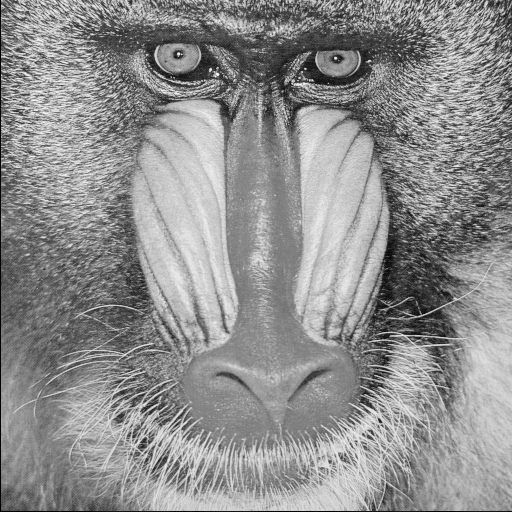
#> input picture images/project3/demo.pgm, 512 x 512 px
$ jupyter execute --allow-errors Project3B.ipynb   (older library calls are emulated)
#> lines starting #> are read from the running program, lines starting #| are printed output that depends on the picture; after the words box and inside, x2 and y2 are one past the last pixel; in counts of white or black regions, pixels touching at a corner belong together
### project3/project3.py
import cv2
import numpy as np
import matplotlib
import matplotlib.pyplot as plt
import math


# [8 lines left out: function Gaussian_Blur, not called in this run]

def Sobel_Edge_Horz(img):
    g_x = np.array([[-1, 0, 1], [-2, 0, 2], [-1, 0, 1]])
    filtered_g_x = cv2.filter2D(img, cv2.CV_32F, g_x)
    return filtered_g_x

def Sobel_Edge_Vert(img):
    g_y = np.array([[-1, -2, -1], [0, 0, 0], [1, 2, 1]])
    filtered_g_y = cv2.filter2D(img, cv2.CV_32F, g_y)
    return filtered_g_y

def Sobel_Edge(img):
    g = np.sqrt((Sobel_Edge_Horz(img)**2 + Sobel_Edge_Vert(img)**2))
    return g

# [64 lines left out: functions myHoughLines, Finding_Identical_Lines, not called in this run]

# Part B ==================================================================== #

def Finding_Gradient(img):
    G_x = Sobel_Edge_Horz(img)
    G_y = Sobel_Edge_Vert(img)
    mag = np.sqrt(G_x**2 + G_y**2)
    theta = np.arctan2(G_y, G_x)
    return np.dstack((mag, theta))


def Non_Maximum_Supp(img):
    gradient = Finding_Gradient(img)
    mag = np.dsplit(gradient, 2)[0]
    theta = np.dsplit(gradient, 2)[1]
    thetaValues = np.linspace(0, 3*(math.pi)/4, 4)
    theta = np.digitize(theta, thetaValues)
    for pixel_height in range(len(mag[0])-1):
        for pixel_width in range(len(mag)-1):
            if theta[pixel_width][pixel_height][0] == 0:
                if mag[pixel_width][pixel_height][0] <= mag[pixel_width+1][pixel_height][0] or mag[pixel_width][pixel_height][0] <= mag[pixel_width-1][pixel_height][0]:
                    mag[pixel_width][pixel_height] = 0
            elif theta[pixel_width][pixel_height][0] == np.pi/2:
                if mag[pixel_width][pixel_height][0] <= mag[pixel_width-1][pixel_height][0] or mag[pixel_width][pixel_height][0] <= mag[pixel_width][pixel_height+1][0]:
                    mag[pixel_width][pixel_height] = 0
            elif theta[pixel_width][pixel_height][0] == np.pi/4:
                if mag[pixel_width][pixel_height][0] <= mag[pixel_width+1][pixel_height+1][0] or mag[pixel_width][pixel_height][0] <= mag[pixel_width-1][pixel_height-1][0]:
                    mag[pixel_width][pixel_height] = 0
            elif theta[pixel_width][pixel_height][0] == 3*(np.pi)/4:
                if mag[pixel_width][pixel_height][0] <= mag[pixel_width-1][pixel_height+1][0] or mag[pixel_width][pixel_height][0] <= mag[pixel_width+1][pixel_height-1][0]:
                    mag[pixel_width][pixel_height] = 0

    return mag

def Setting_Thresholds(img, t_l, t_h):
    for pixel_height in range(len(img[0])):
        for pixel_width in range(len(img)):
            if img[pixel_width][pixel_height][0] > t_h:
                img[pixel_width][pixel_height] = 1
            elif img[pixel_width][pixel_height][0] > t_l:
                img[pixel_width][pixel_height] = 0.5
            else:
                img[pixel_width][pixel_height] = 0

    return img

def Edge_Tracking(img):
    for pixel_height in range(len(img[0])):
        for pixel_width in range(len(img)):
            if pixel_width - 1 > 0 and pixel_width + 1 < len(img[pixel_width]-1) and pixel_height - 1 > 0 and pixel_height + 1 < len(img):
                if img[pixel_width][pixel_height][0] == 0.5:
                    W = img[pixel_width-1][pixel_height][0]
                    NW = img[pixel_width-1][pixel_height+1][0]
                    N = img[pixel_width][pixel_height+1][0]
                    NE = img[pixel_width+1][pixel_height+1][0]
                    E = img[pixel_width+1][pixel_height][0]
                    SE = img[pixel_width+1][pixel_height-1][0]
                    S = img[pixel_width][pixel_height-1][0]
                    SW = img[pixel_width-1][pixel_height-1][0]
                    if W == 1 or NW == 1 or N == 1 or NE == 1 or E == 1 or SE == 1 or S == 1 or SW == 1:
                        img[pixel_width][pixel_height] = 1

    return img

def Canny(img, threshold1, threshold2):
    blur = cv2.GaussianBlur(img, (5, 5), 0)
    sobel = Sobel_Edge(blur)
    grad = Finding_Gradient(sobel)
    Non_Max = Non_Maximum_Supp(grad)
    N_M = Non_Max / np.amax(Non_Max)
    threshold = Setting_Thresholds(N_M, threshold1, threshold2)
    edge = Edge_Tracking(threshold)
    return edge


# [30 lines that do not run on import are left out]
    # [14 lines of commented-out code are left out]

### project3/Project3B.ipynb
# Project 3B:  Canny Filter

The Sobel operator used in Part A of this project is good, but tends to over-produce edges. The Canny operator is a common approach to isolating edge pixels.  As demonstrated by lecture and readings, there are five steps.  In your `project3.py` file, implement each of the steps and test below.

---

### Step 1: Apply a Gaussian filter to smooth the image.

A nice 5x5 kernel like those used in Project 2 should be good.  Show your results below

[cell 1]
import numpy as np
import matplotlib.pyplot as plt
import math
import cv2
from project3 import *

monkey = cv2.imread("../images/project3/demo.pgm")
#> monkey is the input picture: shape (512, 512, 3); min 0, max 255, mean 142.4
horz = cv2.imread("../images/project3/horz.pgm")
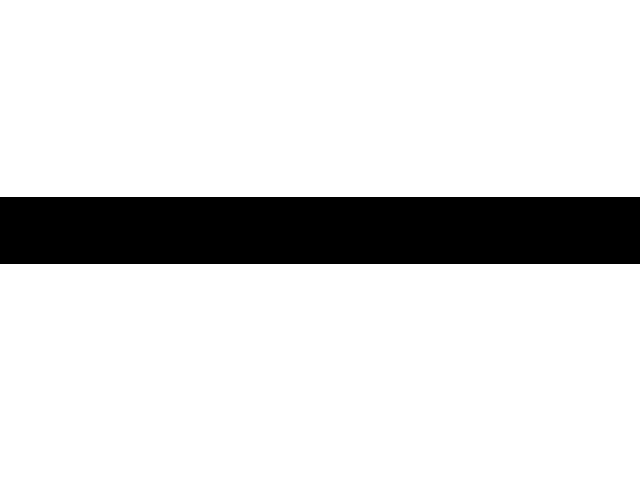
#> input picture images/project3/horz.pgm, 640 x 480 px
#> horz is the input picture: shape (480, 640, 3); 86% white; 1 black region, box (x1, y1, x2, y2) and area: (0, 197, 640, 264) 42880
vert = cv2.imread("../images/project3/vert.pgm")
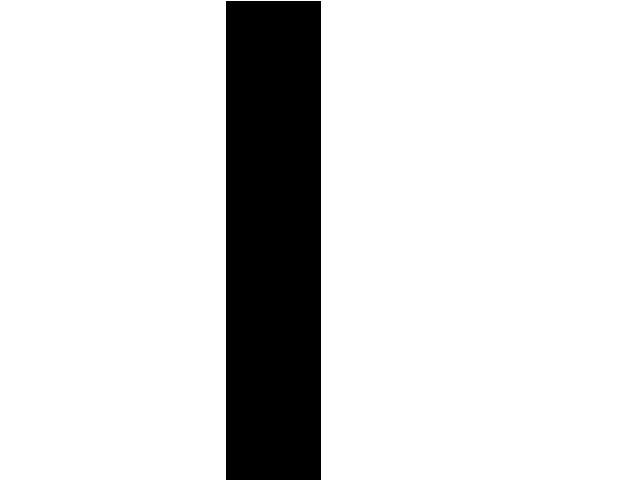
#> input picture images/project3/vert.pgm, 640 x 480 px
#> vert is the input picture: shape (480, 640, 3); 85.2% white; 1 black region, box (x1, y1, x2, y2) and area: (226, 1, 321, 480) 45505
dots = cv2.imread("../images/project3/four-horiz-dots.pgm")
test_image = cv2.imread("../images/project3/testimage.pgm")
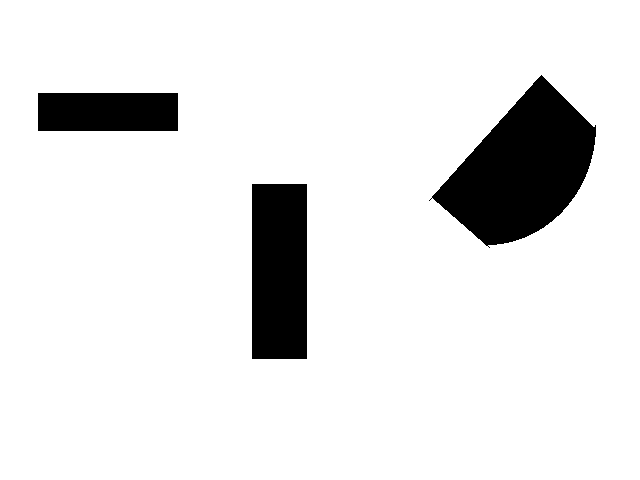
#> input picture images/project3/testimage.pgm, 640 x 480 px
#> test_image is the input picture: shape (480, 640, 3); 90% white; 3 black regions, box (x1, y1, x2, y2) and area: (429, 75, 596, 248) 15676, (252, 184, 307, 359) 9625, (38, 93, 178, 131) 5320

blur = cv2.GaussianBlur(monkey, (5, 5), 0)

# [6 lines of commented-out code are left out]

plt.imshow(monkey)
plt.show()

plt.imshow(blur)
plt.show()

---

### Step 2: Find the gradient

Use a sobel operator to find the intensity gradient of the image -- that is, the edges

* You'll need to calculate both the magnitude (as in part A)

$G = \sqrt{G_{x}^{2} + G_{y}^{2}}$

* You'll also need to calculate the orientation of the edge:

$ \theta = arctan(\frac{G_{y}}{G_{x}}) $

It is up to your discretion what format you store this information, but keep in mind it is on a per-pixel level.

Visualize the magnitude and orientation of the edges in an image in the cell below

[cell 2]
gradient = Finding_Gradient(blur)

mag = np.dsplit(gradient, 2)[0]
theta = np.dsplit(gradient, 2)[1]

magnitude = mag/np.amax(mag)
orien = (theta/np.pi)+0.5

plt.imshow((np.clip(magnitude, 0, 1)*255).astype(np.uint8))
plt.show()

plt.imshow((np.clip(orien, 0, 1)*255).astype(np.uint8))
plt.show()
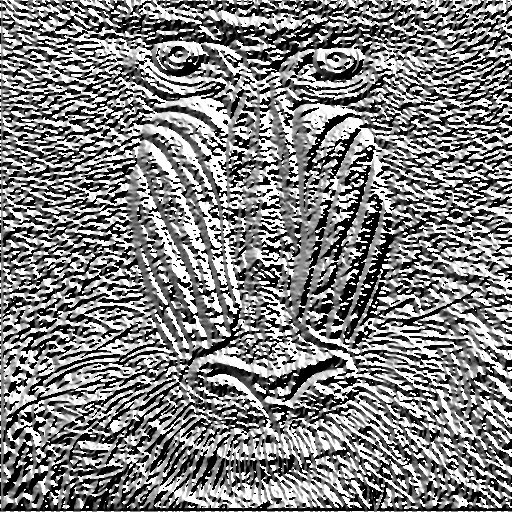
#> shown: shape (512, 512, 3); min 0, max 255, mean 128.5

---

### Step 3: Non Maximum Suppression

The idea here is that some gradient edges can still be many pixels wide "thick", whereas we really only want edges to be one pixel wide.  We can resolve this by iterating through each *magnitude* pixel, and compare its value to the values of its neighbors along the orientation of the edge (as calculated by your orientation image).  We only care about four "cardinal" directions.

* if the (rounded) angle is $0^{\circ}$, compare the pixel to its east and west neighbors, and zero it out if it non-maximal
* if the angle is $90^{\circ}$, compare to the north and west neighbors
* follow the same logic for $45^{\circ}$ (NE and SW) and $135^{\circ}$ (NW and SE)

In the event that a pixel's magnitude is lower than its neighbors, just set it to zero.  If it is maximal, leave it alone.  Show the result of your testing below.

[cell 3]
Non_Max = Non_Maximum_Supp(blur)
#> in Non_Maximum_Supp, `theta = np.digitize(theta, thetaValues)`:
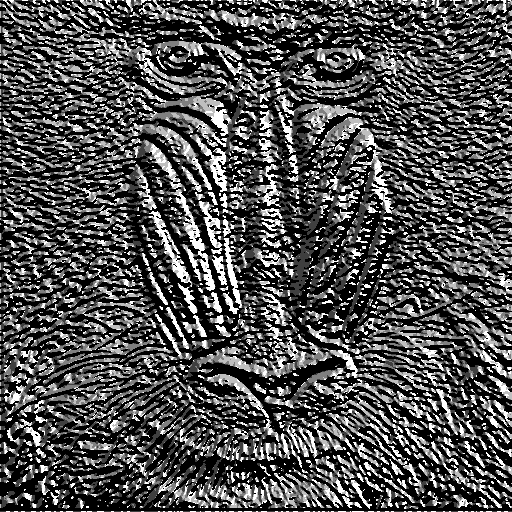
#> theta: shape (512, 512, 3) int64; min 0, max 4, mean 1.26; drawn with min black and max white
#> after the loop in Non_Maximum_Supp, `for pixel_height in range(len(mag[0])-1):`:
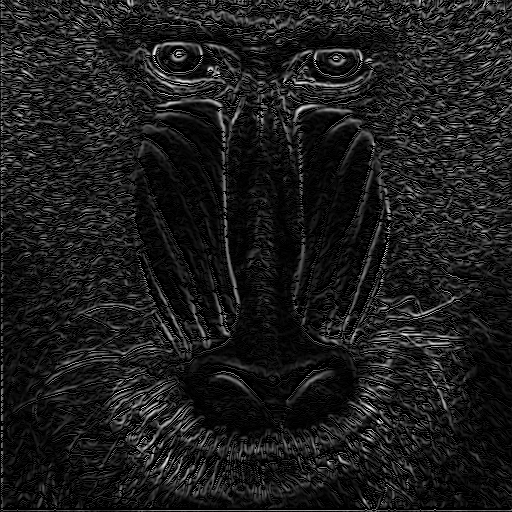
#> mag: shape (512, 512, 3) float32; min 0, max 403.9, mean 44.9; drawn with min black and max white

# print(np.amax(Non_Max))
# print(np.amin(Non_Max))
N_M = Non_Max/np.amax(Non_Max)

# print(np.unique(N_M))

plt.imshow((np.clip(N_M, 0, 1)*255).astype(np.uint8))
plt.show()

---

### Step 4: Set two thresholds

We next need to determine a "high" --  $T_{hi}$  -- and "low"  -- $T_{low}$ --  threshold value for edge pixels.  The idea here is that we can now classify magnitude pixels into three categories:

* strong:  ($ G \gt T_{hi}$)- definitely an edge
* weak:  ($ T_{low} \lt G \lt T_{hi}$) - possibly an edge
* discard: ($G \lt T_{low}$) - too weak, simply discard

Unfortunately, these values have to be determined through emprical trial and error, and can vary from image to image.

Try having $T_{hi} = 1.5 \times T_{low}$

Test for a range of different values, and show them side by side

[cell 4]
# print(np.unique(N_M))

Thresholding = Setting_Thresholds(N_M, 0.2, 0.3)
#> after the loop in Setting_Thresholds, `for pixel_height in range(len(img[0])):`:
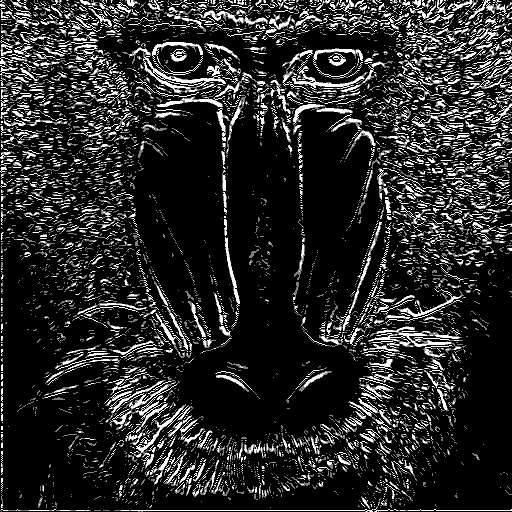
#> img: shape (512, 512, 3) float32; min 0, max 1, mean 0.159
# print(np.amax(test_image))
# print(np.amin(test_image))
# print(np.unique(Thresholding))

plt.imshow(Thresholding)
plt.show()

---

### Step 5: Edge Tracking

Follow the following "blob tracking" algorithm:  iterate through all the weak magnitude pixels and look at its eight neighbors.  If at least one of its neighbors is a strong pixel, then the weak edge pixel probably belongs to a strong edge, and keep it.  Otherwise, discard it. Demonstrate your testing below.

[cell 5]
edge_tracking = Edge_Tracking(Thresholding)
#> after the loop in Edge_Tracking, `for pixel_height in range(len(img[0])):`:
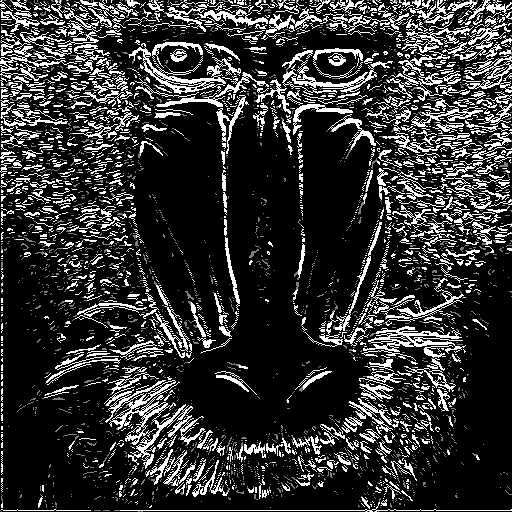
#> img: shape (512, 512, 3) float32; 7.79% of pixels changed, all inside (x1, y1, x2, y2) = (2, 2, 511, 511)

plt.imshow(edge_tracking)
plt.show()

### Conclusion:

Wrap everything together in a function called Canny inside of project3.py.  You should use the same API signature as the openCV Canny() edge detector.  Show your testing below.

[cell 6]
Canny = Canny(blur, 0.2, 0.3)
#> in Sobel_Edge_Vert (call 4), `filtered_g_y = cv2.filter2D(img, cv2.CV_32F, g_y)`:
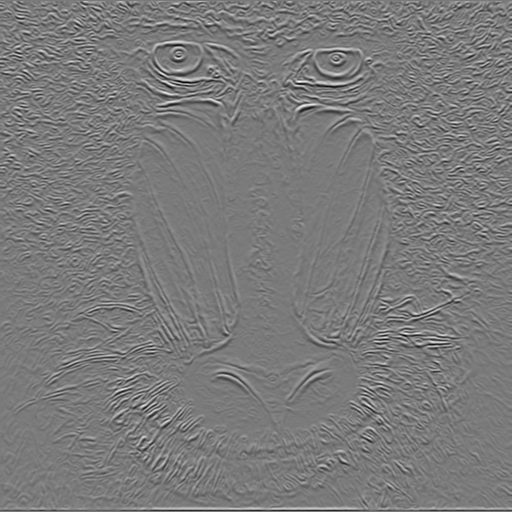
#> filtered_g_y: shape (512, 512, 3) float32; min -864.8, max 929.8, mean 0; drawn with min black and max white
#> in Finding_Gradient (call 3), `theta = np.arctan2(G_y, G_x)`:
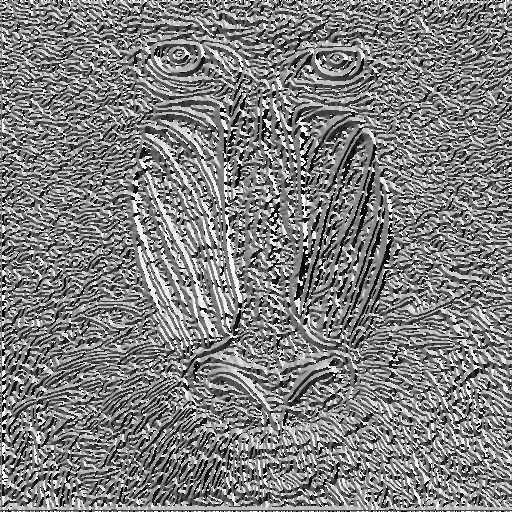
#> theta: shape (512, 512, 3) float32; min -3.14, max 3.14, mean 0.0127; drawn with min black and max white

# print(np.amax(Canny))
# print(np.amin(Canny))
# print(np.unique(Canny))

#> (the rest of this cell did not finish here and is left out)

### Write-Up:

I found the gradient by calling the sobel edge x and y functions that I built and calculating the magnitude and orientation of each pixel. The Non_Maximum_Suppression function that I made creates a range of theta values and it checks to see if those values (orientation) equate to 0, 45, 90 and 135 degrees. If they do, then it checks certain neighbors to see if their magnitude is larger than the current one. If they are then it's set to 0. This ultimately thins out the lines that the pixels create.

For the Setting_Thresholds Function, I figure out if the theta value is greater than the high threshold or if it's in between the two thresholds or if it's less than the low threshold. In any one of these cases, I create a new list of tuples consisting of the pixel and its corresponding letter that indicates whether it's a strong edge or a weak edge. If the letter d is associated with a pixel, then that means it should be discarded and it's too weak to be an edge.

For edge_tracking, I need to first figure out which pixels are considered weak and I need to find where that pixel is located in the image. Once I found that, I find all of the 8 neighboring pixels around it and add it to a list called neighbors. Then I check to see if any of its neighbors is a strong pixel. If none of them are, then I get rid of it - setting it to 0.

#### UPDATE:
I realized that by making a list of tuples of the pixels that are strong, weak and discarded, it makes it harder to edit them and access them in the actual image. Therefore I decided to change my code so that it changes the pixel values to 1, 0.5 or 0 respectively. By doing so, it helps make the threshold and edge tracking functions work properly and efficiently enough so that it can execute.
